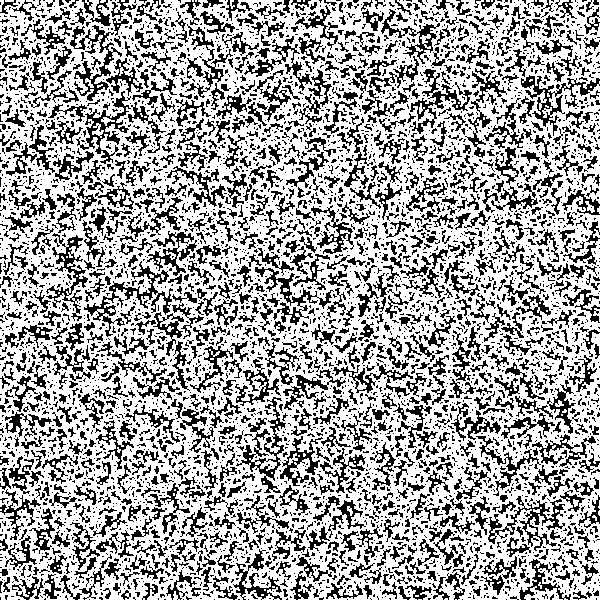
Frame 1 (no input)
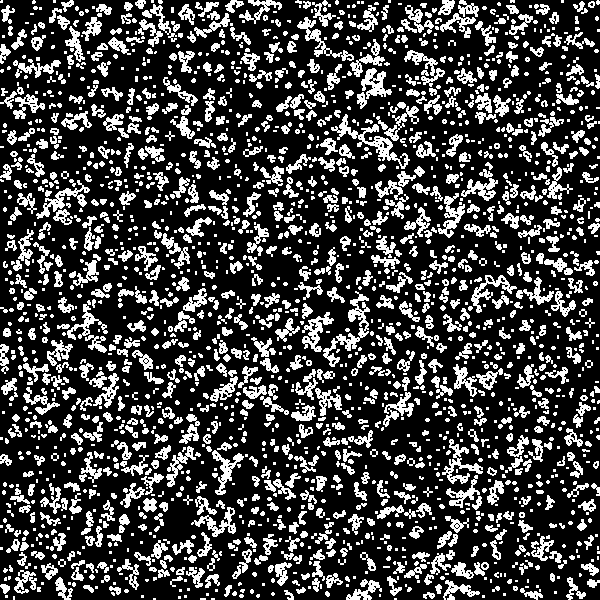
Frame 60 (the mouse pressed at the canvas centre just before this capture)
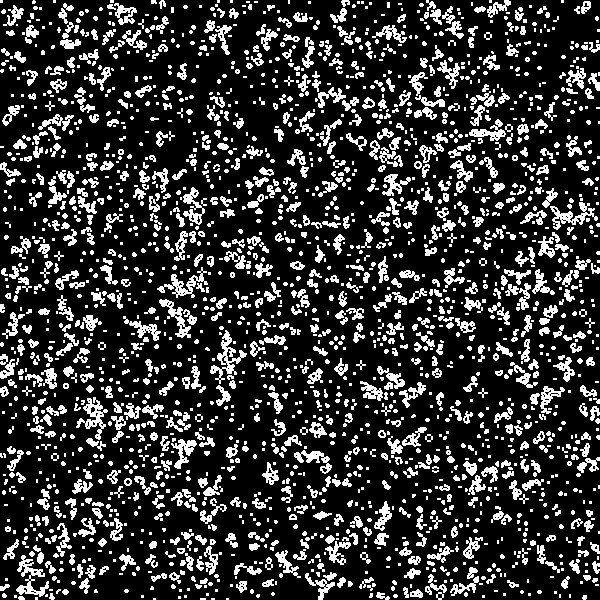
Frame 120 (the mouse held since frame 60 and released just before this capture)

The Processing sketch that drew these frames (run headless with seeded random() and noise(); from frame 60 on, the mouse is pressed at the canvas centre):

// Processing sketch: lifeGame
// ── lifeGame.pde
boolean[][] board;      // 現在の状態を保存する変数
boolean[][] temp_board; // 次の状態を保存する変数
int N = 600;            // 一辺の数

void setup() {
  size(600, 600);

  // ボードの作成
  board = new boolean[N][N];
  temp_board = new boolean[N][N];
  for (int i = 0; i < N * N; i++ ) {
    board[i/N][i%N] = int(random(2)) == 0;
  }

  frameRate(10);
}

void draw() {
  background(0);

  // 四角形の幅を決める
  int w = width/N;

  // 生き死にを決める
  step();

  // マウスで状態を変える
  edit_board();

  // 色を指定
  fill(255, 255, 255);
  stroke(255, 255, 255);

  for (int i = 0; i < N; i++ ) {
    for (int j = 0; j < N; j++ ) {
      // board[i][j]がtrueすなわち生きている場合描画
      if (board[i][j]) {
        rect(i*w, j*w, w, w);
      }
    }
  }
}

// 生き死にを決める関数
void step() {

  // temp_boardにとりあえずその後の状態を保存
  for (int i = 0; i < N; i++ )
    for (int j = 0; j < N; j++ )
      temp_board[i][j] = is_alive(i, j);

  // ボードをコピー
  for (int i = 0; i < N; i++ )
    for (int j = 0; j < N; j++ )
      board[i][j] = temp_board[i][j];
}

boolean is_alive(int x, int y) {
  int count = 0;

  // 周囲8マスを見る
  for (int i = -1; i <= 1; i++) {
    for (int j = -1; j <= 1; j++ ) {
      if (in_range(x+i, y+j)) {
        if (i != 0 || j != 0) {
          if (board[x+i][y+j]) {
            count++;
          }
        }
      }
    }
  }


  if (board[x][y] && ( count == 2 || count == 3 )) {
    // 生きていて周りに友達がいるから生き残れる
    return true;
  } else if ( board[x][y] == false && count == 3 ) {
    // それなりに人がいるから新しい子供が生まれる
    return true;
  } else {
    // それ以外は生き残れない
    return false;
  }

}

boolean in_range(int x, int y) {
  if (x < 0 || x >= N || y < 0 || y >= N) {
    return false;
  }
  return true;
}

void edit_board() {
  int x = mouseX * N / width;
  int y = mouseY * N / height;

  if (in_range(x, y)) {
    board[x][y] = !board[x][y];
  }
}
